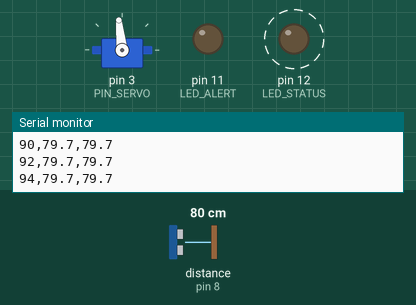
The sketch below on a simulated Arduino Uno, built with avr-gcc and run on an emulated ATmega328P. Shown: servo, output pins drawn as LEDs (lit = HIGH), the last lines printed to the serial monitor. Wiring (inferred from the names in the program): ultrasonic range finder: trigger pin 9; echo pin 8. Dashed ring = blinking. The inputs (shaded band) are chosen by the test bench; at power-on: distance to the obstacle (sensor on pin 8) 80 cm. The echo pulse lasts 58.3 µs per cm; pins used as bus, display or sensor lines are not drawn.

Above: at 1.2 s.
1.3 s: distance to the obstacle (sensor on pin 8) set to 250 cm
At 2.3 s:
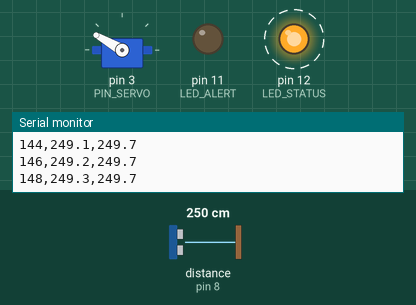
4.3 s: distance to the obstacle (sensor on pin 8) set to 9 cm
At 5.52 s:
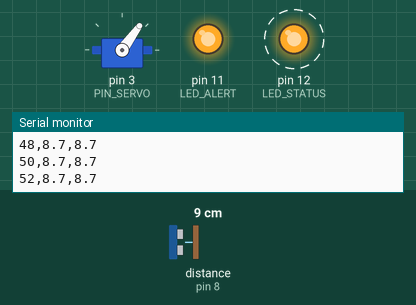
7.3 s: distance to the obstacle (sensor on pin 8) set to 35 cm
At 8.36 s:
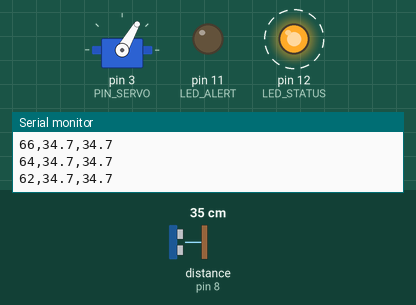
10.3 s: distance to the obstacle (sensor on pin 8) set to 2 cm
At 11.4 s:
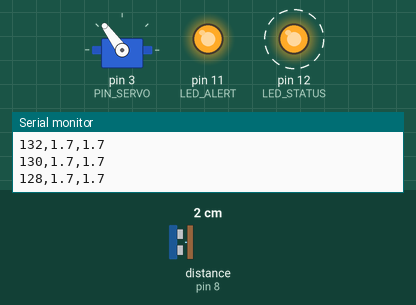
13.3 s: distance to the obstacle (sensor on pin 8) set to 18 cm
19.3 s: distance to the obstacle (sensor on pin 8) set to 23 cm
Timing chart, 0 to 23.3 s (numbered marks = the images above; inputs shaded):
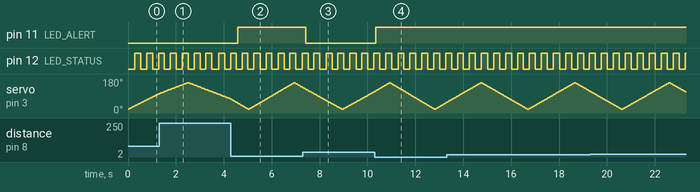

Measured:
- after the input at 4.3 s, pin 11 (LED_ALERT): LOW → HIGH after 0.28 s
- after the input at 7.3 s, pin 11 (LED_ALERT): HIGH → LOW after 0.11 s
- after the input at 10.3 s, pin 11 (LED_ALERT): LOW → HIGH after 0.05 s
- by itself, pin 12 (LED_STATUS): alternates HIGH for 0.25 s and LOW for 0.25 s

The sketch:

ultrasonic_kalman_radar1.ino
```cpp
/*
  Ultrasonic Radar with 1D Kalman Filter (Tinkercad-ready)
  - Servo scans 20°..160° and back.
  - HC-SR04 range is filtered by a tiny Kalman to reduce jitter.
  - Serial Plotter prints "angle,filtered_cm,raw_cm".
  - Optional LEDs: STATUS on D12 (blinks), ALERT on D11 (lights when close).
  Wiring:
    Servo: SIG D3, +5V, GND
    HC-SR04: TRIG D9, ECHO D8, Vcc 5V, GND
*/
#include <Servo.h>

Servo s;
const int PIN_SERVO = 3;
const int TRIG = 9, ECHO = 8;
const int LED_STATUS = 12;   // optional
const int LED_ALERT  = 11;   // optional

// ---- Kalman filter scalars for 1D range ----
float x = 100.0f;   // state (cm), initial guess
float P = 50.0f;    // estimate covariance
float Q = 2.0f;     // process noise (tune ↑ for faster response)
float Rm = 30.0f;   // measurement noise (tune ↑ for heavier smoothing)

// Read ultrasonic in microseconds (timeout ~25 ms => ~4 m)
long readEchoUS() {
  digitalWrite(TRIG, LOW); delayMicroseconds(2);
  digitalWrite(TRIG, HIGH); delayMicroseconds(10);
  digitalWrite(TRIG, LOW);
  return pulseIn(ECHO, HIGH, 25000UL);
}

// Convert to centimeters, cap to 400 cm (sensor’s rough max)
float readDistanceCM() {
  long t = readEchoUS();
  if (t == 0) return 400.0f;
  return (t * 0.0343f) / 2.0f;
}

void setup() {
  pinMode(TRIG, OUTPUT);
  pinMode(ECHO, INPUT);
  pinMode(LED_STATUS, OUTPUT);
  pinMode(LED_ALERT, OUTPUT);
  s.attach(PIN_SERVO);
  s.write(90);
  Serial.begin(115200);
  Serial.println("angle,filtered_cm,raw_cm"); // header for CSV-style plotting
}

// Apply one Kalman update given measurement z
float kalman(float z) {
  // Predict (x = x, P = P + Q) since we assume constant distance during tiny step
  P += Q;
  // Update
  float K = P / (P + Rm);
  x = x + K * (z - x);
  P = (1.0f - K) * P;
  return x;
}

void loop() {
  // Sweep forward
  for (int a = 20; a <= 160; a += 2) {
    s.write(a);
    delay(25); // give servo time to settle & reduce echo cross-talk
    float raw = readDistanceCM();
    float filt = kalman(raw);

    // Optional UI: blink status, alert if closer than 25 cm
    digitalWrite(LED_STATUS, (millis() / 250) % 2);
    digitalWrite(LED_ALERT, filt < 25.0f);

    // Plot angle vs distances (Serial Plotter: choose “Plotter”)
    Serial.print(a); Serial.print(",");
    Serial.print(filt, 1); Serial.print(",");
    Serial.println(raw, 1);
  }
  // Sweep backward
  for (int a = 160; a >= 20; a -= 2) {
    s.write(a);
    delay(25);
    float raw = readDistanceCM();
    float filt = kalman(raw);
    digitalWrite(LED_STATUS, (millis() / 250) % 2);
    digitalWrite(LED_ALERT, filt < 25.0f);
    Serial.print(a); Serial.print(",");
    Serial.print(filt, 1); Serial.print(",");
    Serial.println(raw, 1);
  }
}
```
